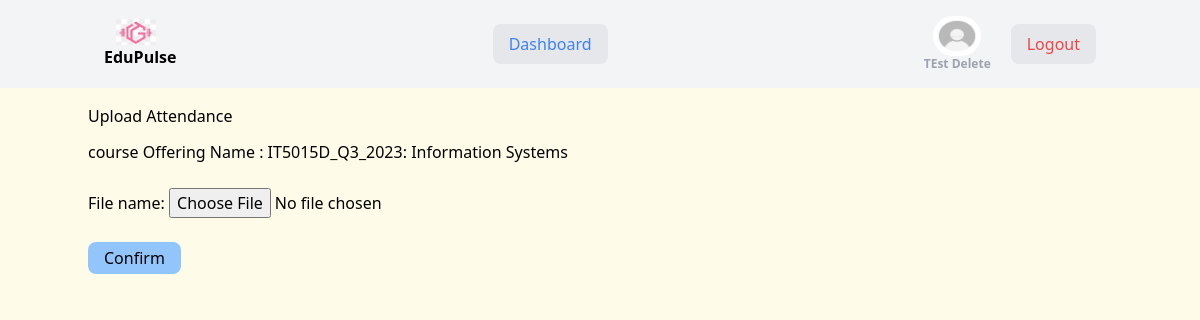
Page /wc_current_programs/courses-offering/attendance/upload-attendance/a7aa684a-1af6-4e7f-967b-00e4e5e8d4f9 (signed in) on the committed database.
### customUser/models.py (models this page shows, shortened)
class NewUser(AbstractUser):
    Gender_Choice=[
        ('M','Male'),
        ('F','Female'),
        ('O','Other'),
    ]
    temp_id=models.CharField(max_length=255,blank=True,null=True)
    gender=models.CharField(max_length=100,choices=Gender_Choice,null=True,blank=True)
    phone = models.DecimalField(max_digits=12, decimal_places=0, null=True, blank=True)
    dob=models.DateField(default=None, blank=True, null=True)
    user_image = models.ImageField(upload_to='user_images/', null=True, blank=True)
    nationality=models.CharField(max_length=255,null=True,blank=True)
    address=models.ForeignKey(Address, verbose_name="Address", on_delete=models.CASCADE,null=True,blank=True)
    campus=models.ForeignKey(Campus, verbose_name="Campus", on_delete=models.CASCADE,null=True,blank=True, related_name='users')

### program/models.py (models this page shows, shortened)
class CourseOffering(BaseModel):
    OFFERING_CHOICES = [
        ('online', 'ONLINE'),
        ('offline', 'OFFLINE'),
        ('blended', 'BLENDED'),
    ]
    course=models.ForeignKey(Course, verbose_name=("course"), on_delete=models.CASCADE,null=True,blank=True,related_name='course_offering')
    start_date=models.DateField( auto_now=False, auto_now_add=False)
    end_date=models.DateField( auto_now=False, auto_now_add=False)
    remark=models.TextField(max_length=255,blank=True,null=True)
    result_status_code=models.CharField(max_length=255,null=True,blank=True)
    result_status=models.CharField(max_length=255,null=True,blank=True)
    student = models.ManyToManyField(Student,blank=True ,related_name='course_offerings')
    teacher = models.ManyToManyField(Staff,blank=True ,related_name='course_offerings')
    offering_mode = models.CharField(max_length=10,choices=OFFERING_CHOICES,default='online',blank=True, null=True,help_text='Select the mode of course offering: Online, Offline, or Blended'
    )

class Course(BaseModel):
    name=models.CharField(max_length=255,null=True,blank=True)
    description=models.CharField(max_length=255,null=True,blank=True)
    key_components=models.CharField(max_length=255,null=True,blank=True)
    program_link = models.URLField(max_length=255, null=True, blank=True)
    total_credit=models.PositiveIntegerField(null=True,blank=True)
    duration_in_week=models.PositiveIntegerField(null=True,blank=True)
    program = models.ManyToManyField(Program, blank=True, related_name='course')
    course_efts=models.FloatField(null=True,blank=True)

### uploadFile/views.py (the view, shortened to what this page needs)
# urls.py: path('upload-attendance/<uuid:pk>', Attendance_Upload_View,name='upload_attendance'),
def Attendance_Upload_View(request, pk):
    course_offering = get_object_or_404(CourseOffering, id=pk)
    form = AttendanceUploadForm(request.POST or None, request.FILES or None)
    pass
    return render(request, 'upload/upload_attendance.html', {'form': form, "course_offering": course_offering})

### uploadFile/forms.py
class AttendanceUploadForm(forms.ModelForm):
    class Meta:
        model = AttendanceUpload
        fields = ("file_name",)

### customUser/templatetags/custom_tags.py (called while the page is built)
@register.filter(name='user_belongs_to_group')
def user_belongs_to_group(user,group_name):
        return user.groups.filter(name=group_name).exists()

### templates/upload/upload_attendance.html (shortened to what this page needs)
{% extends "base.html" %}
{% block content %}
<section class='flex flex-col gap-3'>
    <h1> Upload Attendance </h1>
    <p> course Offering Name : {{course_offering.temp_id}}: {{course_offering.course.name}}<p>
    <form action="" method="post" enctype="multipart/form-data">
        {{form.as_p}}
        <br>
        <button type="submit" ><p class="px-4 py-1 rounded-lg bg-blue-300">Confirm</P></button>
    </form>
</section>
{% endblock content %}

### templates/components/base/header.html (shortened to what this page needs)
{% load custom_tags %}
{% load static %}
{% block content %}
<nav class="bg-gray-100 ">
  <div class="container mx-auto flex items-center justify-between p-4  flex-row gap-4">
      <a href="{% url 'dashboard' %}" class="flex items-center flex-col">
          <img src="{% static '/logo/logo.jpeg' %}" alt="Logo" class="w-10 h-08 mr-2">
          <span class="text-md font-semibold">EduPulse</span>
      </a>
      <div id="navLinks"  class=" hidden flex-col justify-center lg:items-center items-end lg:flex-row lg:flex space-x-4  md:flex-wrap">
        <a href="{% url 'dashboard' %}" class="text-blue-500 bg-gray-200 px-4 py-2 rounded-lg">Dashboard</a>
      </div>
      <div class="flex items-center space-x-2 flex-row gap-3">
          {% if user.is_authenticated %}
              <div class='flex flex-col justify-center items-center'>
                {% if current_user.user_image and current_user.user_image.url %}
                <img src="{{ user.user_image.url }}" alt="{{ user.username }}" class="w-12 h-10 rounded-full">
            {% else %}
              <img src="{% static '/default/default_user_image.jpeg' %}" class="w-12 h-10 rounded-full">
            {% endif %}
              <span class="hidden lg:inline  text-center  text-xs font-semibold text-gray-400">{{ user.first_name }} {{ user.last_name }}</span>
              </div>
              <a href="{% url 'user-logout' %}" class="text-red-500 md:mr-5 bg-gray-200 px-4 py-2 rounded-lg">Logout</a>
              {% else %}
              <a href="{% url 'user-login' %}" class="text-blue-500 md:mr-5 bg-gray-200 px-4 py-2 rounded-lg">Login</a>
          {% endif %}
      </div>
  </div>
</nav>
  {% endblock content %}

### static/src/styles.css (style rules this page uses)
html { line-height: 1.5; -webkit-text-size-adjust: 100%; -moz-tab-size: 4; -o-tab-size: 4; tab-size: 4; font-family: ui-sans-serif, system-ui, -apple-system, BlinkMacSystemFont, "Segoe UI", Roboto, "Helvetica Neue", Arial, "Noto Sans", sans-serif, "Apple Color Emoji", "Segoe UI Emoji", "Segoe UI Symbol", "Noto Color Emoji"; font-feature-settings: normal; font-variation-settings: normal; }
body { margin: 0; line-height: inherit; }
h1, h2, h3, h4, h5, h6 { font-size: inherit; font-weight: inherit; }
a { color: inherit; text-decoration: inherit; }
button, input, optgroup, select, textarea { font-family: inherit; font-feature-settings: inherit; font-variation-settings: inherit; font-size: 100%; font-weight: inherit; line-height: inherit; color: inherit; margin: 0; padding: 0; }
button, select { text-transform: none; }
button, [type='button'], [type='reset'], [type='submit'] { -webkit-appearance: button; background-color: transparent; background-image: none; }
blockquote, dl, dd, h1, h2, h3, h4, h5, h6, hr, figure, p, pre { margin: 0; }
input::placeholder, textarea::placeholder { opacity: 1; color: #9ca3af; }
button, [role="button"] { cursor: pointer; }
img, svg, video, canvas, audio, iframe, embed, object { display: block; vertical-align: middle; }
img, video { max-width: 100%; height: auto; }
.container { width: 100%; }
@media (min-width: 640px) { .container { max-width: 640px; } }
@media (min-width: 768px) { .container { max-width: 768px; } }
@media (min-width: 1024px) { .container { max-width: 1024px; } }
.mx-auto { margin-left: auto; margin-right: auto; }
.bg-yellow-50 { --tw-bg-opacity: 1; background-color: rgb(254 252 232 / var(--tw-bg-opacity)); }

### rows in the picture
NewUser: first_name "TEst", last_name "Delete"
CourseOffering: temp_id "IT5015D_Q3_2023", course.name "Information Systems"
